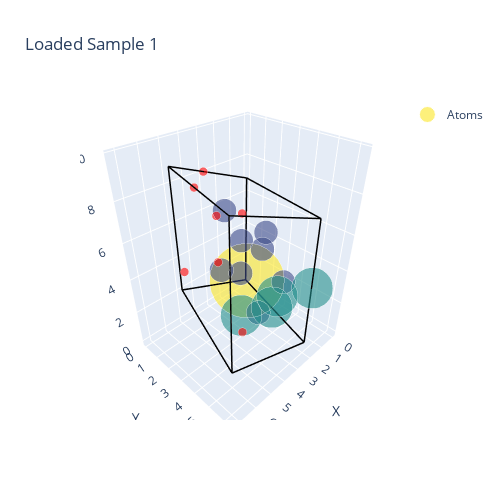
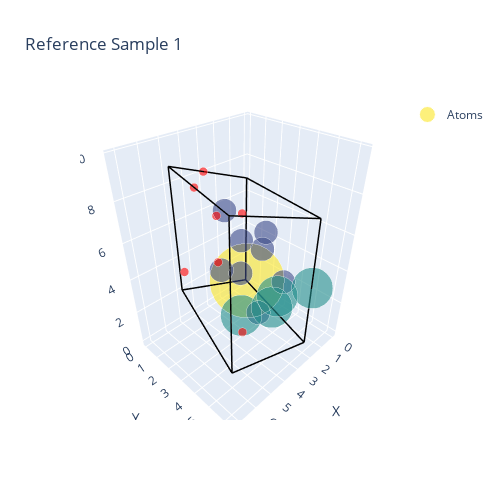

Notebook code for these charts, in order:
### Markdown cell above
# Test Loading Newly Saved LMDB and Vis Them

### Code cell
# Load the newly created LMDB file
temp_data = DataModule()
temp_data.add_from_lmdb("./test-save/temp.lmdb")

print(f"\nLoaded test set size: {len(temp_data)}")

# Convert to a PyTorch Geometric dataset to make it iterable for plotting
temp_dataset = OMGTorchDataset(
    dataset=temp_data,
    convert_to_fractional=False,
    niggli=False
)
print(f"Iterable test dataset size: {len(temp_dataset)}")

# Iterate through all samples in the newly loaded test data and plot
idx = 1
print(f"--- Plotting Sample {idx} from test.lmdb ---")
plot_crystal_with_points(temp_dataset[idx], idx, title=f"Loaded Sample {idx}")
plot_crystal_with_points(new_data_list[idx], idx, title=f"Reference Sample {idx}")

### Figure 1 — Plotly figure (JSON) as saved in the notebook; plotly's stock layout.template omitted (floating-point values rounded to 4 significant figures)
{"data": [{"hoverinfo": "text", "hovertext": ["A_n: 60<br>Pos: (0.00, 0.00, 0.00)", "A_n: 13<br>Pos: (5.34, 4.90, 7.51)", "A_n: 13<br>Pos: (2.93, 1.39, 6.52)", "A_n: 13<br>Pos: (3.24, 4.10, 5.77)", "A_n: 13<br>Pos: (0.84, 2.20, 4.78)", "A_n: 13<br>Pos: (1.56, 4.10, 3.02)", "A_n: 13<br>Pos: (3.97, 2.20, 4.01)", "A_n: 13<br>Pos: (1.87, 1.39, 2.28)", "A_n: 13<br>Pos: (4.27, 4.90, 3.27)", "A_n: 29<br>Pos: (3.60, 3.15, 1.49)", "A_n: 29<br>Pos: (1.20, 3.15, 0.50)", "A_n: 29<br>Pos: (2.40, 6.29, 4.40)", "A_n: 29<br>Pos: (4.81, 6.29, 5.39)", "A_n: -1<br>Pos: (2.91, 0.00, 8.01)", "A_n: -1<br>Pos: (6.45, 4.87, 8.94)", "A_n: -1<br>Pos: (5.04, 0.71, 3.69)", "A_n: -1<br>Pos: (4.94, 1.84, 8.47)", "A_n: -1<br>Pos: (0.70, 0.35, 5.11)", "A_n: -1<br>Pos: (5.84, 5.49, 3.61)", "A_n: -1<br>Pos: (2.24, 0.00, 2.49)"], "marker": {"color": ["rgb(253, 231, 37)", "rgb(61, 75, 137)", "rgb(61, 75, 137)", "rgb(61, 75, 137)", "rgb(61, 75, 137)", "rgb(61, 75, 137)", "rgb(61, 75, 137)", "rgb(61, 75, 137)", "rgb(61, 75, 137)", "rgb(35, 142, 140)", "rgb(35, 142, 140)", "rgb(35, 142, 140)", "rgb(35, 142, 140)", "red", "red", "red", "red", "red", "red", "red"], "opacity": 0.6, "size": [51.75, 16.5, 16.5, 16.5, 16.5, 16.5, 16.5, 16.5, 16.5, 28.5, 28.5, 28.5, 28.5, 6.0, 6.0, 6.0, 6.0, 6.0, 6.0, 6.0]}, "mode": "markers", "name": "Atoms", "type": "scatter3d", "x": [0.0, 5.337, 2.934, 3.241, 0.8384, 1.564, 3.967, 1.871, 4.274, 3.604, 1.201, 2.403, 4.805, 2.915, 6.45, 5.043, 4.941, 0.7031, 5.842, 2.235], "y": [0.0, 4.902, 1.392, 4.098, 2.196, 4.098, 2.196, 1.392, 4.902, 3.147, 3.147, 6.294, 6.294, 1.05e-06, 4.875, 0.7133, 1.842, 0.3543, 5.488, 1.05e-06], "z": [0.0, 7.508, 6.515, 5.772, 4.78, 3.022, 4.015, 2.279, 3.272, 1.489, 0.4962, 4.397, 5.39, 8.014, 8.944, 3.687, 8.467, 5.107, 3.606, 2.49]}, {"hoverinfo": "none", "line": {"color": "black", "width": 3}, "mode": "lines", "showlegend": false, "type": "scatter3d", "x": [0, 4.805], "y": [0, 0], "z": [0, 1.985]}, {"hoverinfo": "none", "line": {"color": "black", "width": 3}, "mode": "lines", "showlegend": false, "type": "scatter3d", "x": [0, 2.403], "y": [0, 6.294], "z": [0, 0.9923]}, {"hoverinfo": "none", "line": {"color": "black", "width": 3}, "mode": "lines", "showlegend": false, "type": "scatter3d", "x": [0, 0], "y": [0, 0], "z": [0, 6.81]}, {"hoverinfo": "none", "line": {"color": "black", "width": 3}, "mode": "lines", "showlegend": false, "type": "scatter3d", "x": [4.805, 7.208], "y": [0, 6.294], "z": [1.985, 2.977]}, {"hoverinfo": "none", "line": {"color": "black", "width": 3}, "mode": "lines", "showlegend": false, "type": "scatter3d", "x": [4.805, 4.805], "y": [0, 0], "z": [1.985, 8.795]}, {"hoverinfo": "none", "line": {"color": "black", "width": 3}, "mode": "lines", "showlegend": false, "type": "scatter3d", "x": [2.403, 7.208], "y": [6.294, 6.294], "z": [0.9923, 2.977]}, {"hoverinfo": "none", "line": {"color": "black", "width": 3}, "mode": "lines", "showlegend": false, "type": "scatter3d", "x": [2.403, 2.403], "y": [6.294, 6.294], "z": [0.9923, 7.802]}, {"hoverinfo": "none", "line": {"color": "black", "width": 3}, "mode": "lines", "showlegend": false, "type": "scatter3d", "x": [0, 4.805], "y": [0, 0], "z": [6.81, 8.795]}, {"hoverinfo": "none", "line": {"color": "black", "width": 3}, "mode": "lines", "showlegend": false, "type": "scatter3d", "x": [0, 2.403], "y": [0, 6.294], "z": [6.81, 7.802]}, {"hoverinfo": "none", "line": {"color": "black", "width": 3}, "mode": "lines", "showlegend": false, "type": "scatter3d", "x": [7.208, 7.208], "y": [6.294, 6.294], "z": [2.977, 9.787]}, {"hoverinfo": "none", "line": {"color": "black", "width": 3}, "mode": "lines", "showlegend": false, "type": "scatter3d", "x": [4.805, 7.208], "y": [0, 6.294], "z": [8.795, 9.787]}, {"hoverinfo": "none", "line": {"color": "black", "width": 3}, "mode": "lines", "showlegend": false, "type": "scatter3d", "x": [2.403, 7.208], "y": [6.294, 6.294], "z": [7.802, 9.787]}], "layout": {"autosize": false, "height": 500, "scene": {"xaxis": {"title": {"text": "X"}}, "yaxis": {"title": {"text": "Y"}}, "zaxis": {"title": {"text": "Z"}}}, "title": {"text": "Loaded Sample 1"}, "width": 500}}

### Figure 2 — Plotly figure (JSON) as saved in the notebook; plotly's stock layout.template omitted (floating-point values rounded to 4 significant figures)
{"data": [{"hoverinfo": "text", "hovertext": ["A_n: 60<br>Pos: (0.00, 0.00, 0.00)", "A_n: 13<br>Pos: (5.34, 4.90, 7.51)", "A_n: 13<br>Pos: (2.93, 1.39, 6.52)", "A_n: 13<br>Pos: (3.24, 4.10, 5.77)", "A_n: 13<br>Pos: (0.84, 2.20, 4.78)", "A_n: 13<br>Pos: (1.56, 4.10, 3.02)", "A_n: 13<br>Pos: (3.97, 2.20, 4.01)", "A_n: 13<br>Pos: (1.87, 1.39, 2.28)", "A_n: 13<br>Pos: (4.27, 4.90, 3.27)", "A_n: 29<br>Pos: (3.60, 3.15, 1.49)", "A_n: 29<br>Pos: (1.20, 3.15, 0.50)", "A_n: 29<br>Pos: (2.40, 6.29, 4.40)", "A_n: 29<br>Pos: (4.81, 6.29, 5.39)", "A_n: -1<br>Pos: (2.91, 0.00, 8.01)", "A_n: -1<br>Pos: (6.45, 4.87, 8.94)", "A_n: -1<br>Pos: (5.04, 0.71, 3.69)", "A_n: -1<br>Pos: (4.94, 1.84, 8.47)", "A_n: -1<br>Pos: (0.70, 0.35, 5.11)", "A_n: -1<br>Pos: (5.84, 5.49, 3.61)", "A_n: -1<br>Pos: (2.24, 0.00, 2.49)"], "marker": {"color": ["rgb(253, 231, 37)", "rgb(61, 75, 137)", "rgb(61, 75, 137)", "rgb(61, 75, 137)", "rgb(61, 75, 137)", "rgb(61, 75, 137)", "rgb(61, 75, 137)", "rgb(61, 75, 137)", "rgb(61, 75, 137)", "rgb(35, 142, 140)", "rgb(35, 142, 140)", "rgb(35, 142, 140)", "rgb(35, 142, 140)", "red", "red", "red", "red", "red", "red", "red"], "opacity": 0.6, "size": [51.75, 16.5, 16.5, 16.5, 16.5, 16.5, 16.5, 16.5, 16.5, 28.5, 28.5, 28.5, 28.5, 6.0, 6.0, 6.0, 6.0, 6.0, 6.0, 6.0]}, "mode": "markers", "name": "Atoms", "type": "scatter3d", "x": [0.0, 5.337, 2.934, 3.241, 0.8384, 1.564, 3.967, 1.871, 4.274, 3.604, 1.201, 2.403, 4.805, 2.915, 6.45, 5.043, 4.941, 0.7031, 5.842, 2.235], "y": [0.0, 4.902, 1.392, 4.098, 2.196, 4.098, 2.196, 1.392, 4.902, 3.147, 3.147, 6.294, 6.294, 1.053e-06, 4.875, 0.7133, 1.842, 0.3543, 5.488, 1.053e-06], "z": [0.0, 7.508, 6.515, 5.772, 4.78, 3.022, 4.015, 2.279, 3.272, 1.489, 0.4962, 4.397, 5.39, 8.014, 8.944, 3.687, 8.467, 5.107, 3.606, 2.49]}, {"hoverinfo": "none", "line": {"color": "black", "width": 3}, "mode": "lines", "showlegend": false, "type": "scatter3d", "x": [0, 4.805], "y": [0, 0], "z": [0, 1.985]}, {"hoverinfo": "none", "line": {"color": "black", "width": 3}, "mode": "lines", "showlegend": false, "type": "scatter3d", "x": [0, 2.403], "y": [0, 6.294], "z": [0, 0.9923]}, {"hoverinfo": "none", "line": {"color": "black", "width": 3}, "mode": "lines", "showlegend": false, "type": "scatter3d", "x": [0, 0], "y": [0, 0], "z": [0, 6.81]}, {"hoverinfo": "none", "line": {"color": "black", "width": 3}, "mode": "lines", "showlegend": false, "type": "scatter3d", "x": [4.805, 7.208], "y": [0, 6.294], "z": [1.985, 2.977]}, {"hoverinfo": "none", "line": {"color": "black", "width": 3}, "mode": "lines", "showlegend": false, "type": "scatter3d", "x": [4.805, 4.805], "y": [0, 0], "z": [1.985, 8.795]}, {"hoverinfo": "none", "line": {"color": "black", "width": 3}, "mode": "lines", "showlegend": false, "type": "scatter3d", "x": [2.403, 7.208], "y": [6.294, 6.294], "z": [0.9923, 2.977]}, {"hoverinfo": "none", "line": {"color": "black", "width": 3}, "mode": "lines", "showlegend": false, "type": "scatter3d", "x": [2.403, 2.403], "y": [6.294, 6.294], "z": [0.9923, 7.802]}, {"hoverinfo": "none", "line": {"color": "black", "width": 3}, "mode": "lines", "showlegend": false, "type": "scatter3d", "x": [0, 4.805], "y": [0, 0], "z": [6.81, 8.795]}, {"hoverinfo": "none", "line": {"color": "black", "width": 3}, "mode": "lines", "showlegend": false, "type": "scatter3d", "x": [0, 2.403], "y": [0, 6.294], "z": [6.81, 7.802]}, {"hoverinfo": "none", "line": {"color": "black", "width": 3}, "mode": "lines", "showlegend": false, "type": "scatter3d", "x": [7.208, 7.208], "y": [6.294, 6.294], "z": [2.977, 9.787]}, {"hoverinfo": "none", "line": {"color": "black", "width": 3}, "mode": "lines", "showlegend": false, "type": "scatter3d", "x": [4.805, 7.208], "y": [0, 6.294], "z": [8.795, 9.787]}, {"hoverinfo": "none", "line": {"color": "black", "width": 3}, "mode": "lines", "showlegend": false, "type": "scatter3d", "x": [2.403, 7.208], "y": [6.294, 6.294], "z": [7.802, 9.787]}], "layout": {"autosize": false, "height": 500, "scene": {"xaxis": {"title": {"text": "X"}}, "yaxis": {"title": {"text": "Y"}}, "zaxis": {"title": {"text": "Z"}}}, "title": {"text": "Reference Sample 1"}, "width": 500}}
